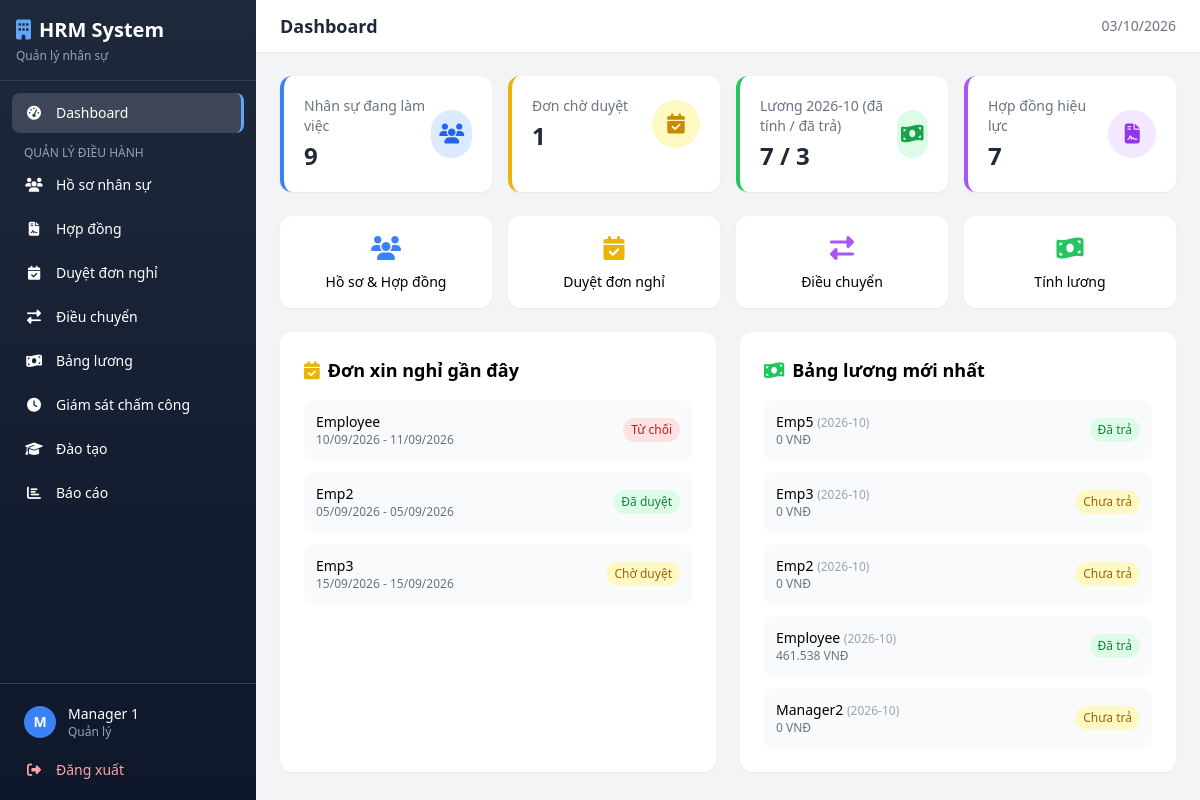
The page /hrm/index.php?page=dashboard (signed in) on the database its author committed.
### tables this page shows
CREATE TABLE `donxinnghi` (
  `MaDon` int(11) NOT NULL AUTO_INCREMENT,
  `MaNV` varchar(20) NOT NULL,
  `LoaiNghiPhep` enum('NghiPhepNam','NghiOm','NghiViecRieng','NghiKhongLuong') NOT NULL,
  `TuNgay` datetime NOT NULL,
  `DenNgay` datetime NOT NULL,
  `LyDo` text NOT NULL,
  `TrangThaiDuyet` enum('ChoDuyet','DaDuyet','TuChoi') DEFAULT 'ChoDuyet',
  `MaNguoiDuyet` varchar(20) DEFAULT NULL,
  `NgayTao` datetime DEFAULT current_timestamp(),
  PRIMARY KEY (`MaDon`),
  KEY `MaNV` (`MaNV`),
  KEY `MaNguoiDuyet` (`MaNguoiDuyet`),
  CONSTRAINT `donxinnghi_ibfk_1` FOREIGN KEY (`MaNV`) REFERENCES `nhanvien` (`MaNV`) ON DELETE CASCADE,
  CONSTRAINT `donxinnghi_ibfk_2` FOREIGN KEY (`MaNguoiDuyet`) REFERENCES `nhanvien` (`MaNV`) ON DELETE SET NULL
);

CREATE TABLE `nhanvien` (
  `MaNV` varchar(20) NOT NULL,
  `HoVaTen` varchar(100) NOT NULL,
  `NgaySinh` date NOT NULL,
  `GioiTinh` enum('Nam','Nu','Khac') NOT NULL,
  `CCCD` varchar(20) NOT NULL,
  `SoDienThoai` varchar(15) NOT NULL,
  `Email` varchar(100) NOT NULL,
  `DiaChiThuongTru` text DEFAULT NULL,
  `MaPhongBan` varchar(20) DEFAULT NULL,
  `MaChucVu` varchar(20) DEFAULT NULL,
  `MaTaiKhoan` int(11) DEFAULT NULL,
  `TrangThaiLamViec` enum('DangLamViec','NghiPhep','DaNghiViec') DEFAULT 'DangLamViec',
  `NgayVaoLam` date NOT NULL,
  PRIMARY KEY (`MaNV`),
  UNIQUE KEY `CCCD` (`CCCD`),
  UNIQUE KEY `Email` (`Email`),
  UNIQUE KEY `MaTaiKhoan` (`MaTaiKhoan`),
  KEY `MaPhongBan` (`MaPhongBan`),
  KEY `MaChucVu` (`MaChucVu`),
  CONSTRAINT `nhanvien_ibfk_1` FOREIGN KEY (`MaPhongBan`) REFERENCES `phongban` (`MaPhongBan`) ON DELETE SET NULL,
  CONSTRAINT `nhanvien_ibfk_2` FOREIGN KEY (`MaChucVu`) REFERENCES `chucvu` (`MaChucVu`) ON DELETE SET NULL,
  CONSTRAINT `nhanvien_ibfk_3` FOREIGN KEY (`MaTaiKhoan`) REFERENCES `taikhoan` (`MaTaiKhoan`) ON DELETE SET NULL
);

CREATE TABLE `bangluong` (
  `MaBangLuong` int(11) NOT NULL AUTO_INCREMENT,
  `MaNV` varchar(20) NOT NULL,
  `ThangNam` varchar(7) NOT NULL COMMENT 'Dinh dang YYYY-MM',
  `SoNgayCongChuan` int(11) DEFAULT 26,
  `SoNgayThucTe` decimal(4,1) NOT NULL DEFAULT 0.0,
  `LuongCoBan` decimal(15,2) NOT NULL,
  `TienPhuCap` decimal(15,2) DEFAULT 0.00,
  `TienThuong` decimal(15,2) DEFAULT 0.00,
  `CacKhoanKhauTru` decimal(15,2) DEFAULT 0.00,
  `ThucLinh` decimal(15,2) NOT NULL,
  `TrangThaiThanhToan` enum('ChuaThanhToan','DaThanhToan') DEFAULT 'ChuaThanhToan',
  `NgayTao` datetime DEFAULT current_timestamp(),
  PRIMARY KEY (`MaBangLuong`),
  UNIQUE KEY `UQ_Luong_Thang` (`MaNV`,`ThangNam`),
  CONSTRAINT `bangluong_ibfk_1` FOREIGN KEY (`MaNV`) REFERENCES `nhanvien` (`MaNV`) ON DELETE CASCADE
);

### hrm/includes/auth.php (called while the page is built, shortened)
<?php
function getUserRole() {
    return $_SESSION['vai_tro'] ?? '';
}
function formatCurrency($amount) {
    return number_format($amount, 0, ',', '.') . ' VNĐ';
}
function formatDate($date) {
    return date('d/m/Y', strtotime($date));
}

### hrm/pages/dashboard.php (the view, shortened to what this page needs)
<?php
$role = getUserRole();
if ($role === 'Admin') {
    $recentTK = $pdo->query("SELECT TenDangNhap, VaiTro, TrangThai, NgayTao FROM TaiKhoan ORDER BY NgayTao DESC LIMIT 5")->fetchAll();
    $coCau = $pdo->query("SELECT pb.MaPhongBan, pb.TenPhongBan, COUNT(n.MaNV) AS SoNV FROM PhongBan pb LEFT JOIN NhanVien n ON pb.MaPhongBan=n.MaPhongBan GROUP BY pb.MaPhongBan, pb.TenPhongBan")->fetchAll();
?>
<div class="grid grid-cols-1 lg:grid-cols-2 gap-6">
    <div class="bg-white rounded-xl shadow-sm p-6">
        <h3 class="text-lg font-semibold mb-4"><i class="fas fa-user-plus text-blue-500 mr-2"></i>Tài khoản mới nhất</h3>
        <div class="space-y-3">
            <?php foreach ($recentTK as $tk): ?>
            <div class="flex items-center justify-between p-3 bg-gray-50 rounded-lg">
                <div>
                    <p class="font-medium text-sm"><?= htmlspecialchars($tk['TenDangNhap']) ?> <span class="text-xs text-gray-500">(<?= $tk['VaiTro'] ?>)</span></p>
                    <p class="text-xs text-gray-500">Tạo: <?= formatDateTime($tk['NgayTao']) ?></p>
                </div>
                <span class="text-xs px-2 py-1 rounded-full <?= $tk['TrangThai'] ? 'bg-green-100 text-green-700' : 'bg-red-100 text-red-700' ?>"><?= $tk['TrangThai'] ? 'Hoạt động' : 'Khóa' ?></span>
            </div>
            <?php endforeach; ?>
        </div>
        <a href="?page=taikhoan" class="inline-block mt-4 text-sm text-blue-600 hover:underline">Quản trị tài khoản & phân quyền →</a>
    </div>
    <div class="bg-white rounded-xl shadow-sm p-6">
        <h3 class="text-lg font-semibold mb-4"><i class="fas fa-sitemap text-purple-500 mr-2"></i>Cơ cấu tổ chức</h3>
        <div class="space-y-3">
            <?php foreach ($coCau as $pb): ?>
            <div class="flex items-center justify-between p-3 bg-gray-50 rounded-lg">
                <p class="font-medium text-sm"><?= htmlspecialchars($pb['TenPhongBan']) ?> <span class="text-xs text-gray-400">(<?= $pb['MaPhongBan'] ?>)</span></p>
                <span class="text-xs px-2 py-1 rounded-full bg-purple-100 text-purple-700"><?= $pb['SoNV'] ?> NV</span>
            </div>
            <?php endforeach; ?>
        </div>
        <a href="?page=hethong" class="inline-block mt-4 text-sm text-blue-600 hover:underline">Cấu hình & giám sát hệ thống →</a>
    </div>
</div>
<?php
} elseif ($role === 'Manager') {
    $recentDon = $pdo->query("SELECT d.*, n.HoVaTen FROM DonXinNghi d JOIN NhanVien n ON d.MaNV=n.MaNV ORDER BY d.NgayTao DESC LIMIT 5")->fetchAll();
    $luongMoi = $pdo->query("SELECT l.*, n.HoVaTen FROM BangLuong l JOIN NhanVien n ON l.MaNV=n.MaNV ORDER BY l.NgayTao DESC LIMIT 5")->fetchAll();
?>
<div class="grid grid-cols-2 lg:grid-cols-4 gap-4 mb-6">
    <a href="?page=nhanvien" class="bg-white rounded-xl shadow-sm p-4 text-center hover:shadow-md transition"><i class="fas fa-users text-2xl text-blue-500"></i><p class="text-sm font-medium mt-2">Hồ sơ & Hợp đồng</p></a>
    <a href="?page=donxinnghi" class="bg-white rounded-xl shadow-sm p-4 text-center hover:shadow-md transition"><i class="fas fa-calendar-check text-2xl text-yellow-500"></i><p class="text-sm font-medium mt-2">Duyệt đơn nghỉ</p></a>
    <a href="?page=dieuchuyen" class="bg-white rounded-xl shadow-sm p-4 text-center hover:shadow-md transition"><i class="fas fa-exchange-alt text-2xl text-purple-500"></i><p class="text-sm font-medium mt-2">Điều chuyển</p></a>
    <a href="?page=bangluong" class="bg-white rounded-xl shadow-sm p-4 text-center hover:shadow-md transition"><i class="fas fa-money-bill-wave text-2xl text-green-500"></i><p class="text-sm font-medium mt-2">Tính lương</p></a>
</div>
<div class="grid grid-cols-1 lg:grid-cols-2 gap-6">
    <div class="bg-white rounded-xl shadow-sm p-6">
        <h3 class="text-lg font-semibold mb-4"><i class="fas fa-calendar-check text-yellow-500 mr-2"></i>Đơn xin nghỉ gần đây</h3>
        <div class="space-y-3">
            <?php if (empty($recentDon)): ?>
            <p class="text-gray-400 text-sm text-center py-4">Không có đơn nào</p>
            <?php else: ?>
            <?php foreach ($recentDon as $d): ?>
            <div class="flex items-center justify-between p-3 bg-gray-50 rounded-lg">
                <div>
                    <p class="font-medium text-sm"><?= htmlspecialchars($d['HoVaTen']) ?></p>
                    <p class="text-xs text-gray-500"><?= formatDate($d['TuNgay']) ?> - <?= formatDate($d['DenNgay']) ?></p>
                </div>
                <span class="text-xs px-2 py-1 rounded-full <?= $d['TrangThaiDuyet'] === 'DaDuyet' ? 'bg-green-100 text-green-700' : ($d['TrangThaiDuyet'] === 'TuChoi' ? 'bg-red-100 text-red-700' : 'bg-yellow-100 text-yellow-700') ?>">
                    <?= $d['TrangThaiDuyet'] === 'DaDuyet' ? 'Đã duyệt' : ($d['TrangThaiDuyet'] === 'TuChoi' ? 'Từ chối' : 'Chờ duyệt') ?>
                </span>
            </div>
            <?php endforeach; ?>
            <?php endif; ?>
        </div>
    </div>
    <div class="bg-white rounded-xl shadow-sm p-6">
        <h3 class="text-lg font-semibold mb-4"><i class="fas fa-money-bill-wave text-green-500 mr-2"></i>Bảng lương mới nhất</h3>
        <div class="space-y-3">
            <?php if (empty($luongMoi)): ?>
            <p class="text-gray-400 text-sm text-center py-4">Chưa có bảng lương</p>
            <?php else: ?>
            <?php foreach ($luongMoi as $l): ?>
            <div class="flex items-center justify-between p-3 bg-gray-50 rounded-lg">
                <div>
                    <p class="font-medium text-sm"><?= htmlspecialchars($l['HoVaTen']) ?> <span class="text-xs text-gray-400">(<?= $l['ThangNam'] ?>)</span></p>
                    <p class="text-xs text-gray-500"><?= formatCurrency($l['ThucLinh']) ?></p>
                </div>
                <span class="text-xs px-2 py-1 rounded-full <?= $l['TrangThaiThanhToan'] === 'DaThanhToan' ? 'bg-green-100 text-green-700' : 'bg-yellow-100 text-yellow-700' ?>"><?= $l['TrangThaiThanhToan'] === 'DaThanhToan' ? 'Đã trả' : 'Chưa trả' ?></span>
            </div>
            <?php endforeach; ?>
            <?php endif; ?>
        </div>
    </div>
</div>
<?php
}

### rows shown on the page
donxinnghi: MaNV.HoVaTen "Employee", TuNgay "10/09/2026", DenNgay "11/09/2026", TrangThaiDuyet "Từ chối"
donxinnghi: MaNV.HoVaTen "Emp2", TuNgay "05/09/2026", DenNgay "05/09/2026", TrangThaiDuyet "Đã duyệt"
donxinnghi: MaNV.HoVaTen "Emp3", TuNgay "15/09/2026", DenNgay "15/09/2026", TrangThaiDuyet "Chờ duyệt"
bangluong: MaNV.HoVaTen "Emp5", ThangNam "2026-10", ThucLinh "0 VNĐ", TrangThaiThanhToan "Đã trả"
bangluong: MaNV.HoVaTen "Emp3", ThangNam "2026-10", ThucLinh "0 VNĐ", TrangThaiThanhToan "Chưa trả"
bangluong: MaNV.HoVaTen "Emp2", ThangNam "2026-10", ThucLinh "0 VNĐ", TrangThaiThanhToan "Chưa trả"
bangluong: MaNV.HoVaTen "Employee", ThangNam "2026-10", ThucLinh "461.538 VNĐ", TrangThaiThanhToan "Đã trả"
bangluong: MaNV.HoVaTen "Manager2", ThangNam "2026-10", ThucLinh "0 VNĐ", TrangThaiThanhToan "Chưa trả"

### other values the page prints
substr($userName, 0, 1) "M"
$userName "Manager 1"
getVaiTroLabel($role) "Quản lý"
$pageTitle "Dashboard"
$s['label'] "Nhân sự đang làm việc"
$s['value'] "9"
$s['label'] "Đơn chờ duyệt"
$s['value'] "1"
$s['label'] "Lương 2026-10 (đã tính / đã trả)"
$s['value'] "7 / 3"
$s['label'] "Hợp đồng hiệu lực"
$s['value'] "7"
